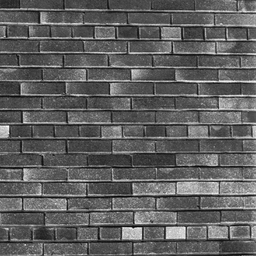
#> input picture images/img.png, 256 x 256 px, shrunk from 640 x 640 before the run; its folder holds only this picture in this run
$ python main.py
#> lines starting #> are read from the running program, lines starting #| are printed output that depends on the picture
from os import listdir

import cv2
import matplotlib.pyplot as plt
import numpy as np


def get_cover_base(img, func, add):
    k, l = img.shape
    u = np.ndarray(img.shape)

    for i in range(k):
        for j in range(l):
            minmax = []

            if i > 0:
                minmax.append(img[i - 1][j])
            if i < img.shape[0] - 1:
                minmax.append(img[i + 1][j])
            if j < img.shape[1] - 1:
                minmax.append(img[i][j + 1])
            if j > 0:
                minmax.append(img[i][j - 1])
            u[i][j] = func(img[i][j] + add, func(minmax))

    return u


def get_u(img):
    return get_cover_base(img, max, 1)


def get_b(img):
    return get_cover_base(img, min, -1)


def get_vol(u, b):
    k, l = u.shape
    vol = 0.0
    for i in range(k):
        for j in range(l):
            vol += u[i][j] - b[i][j]
    return vol


def get_A_s(img, betas):
    u_s = [img]
    b_s = [img]

    u_s.append(get_u(u_s[-1]))
    b_s.append(get_b(b_s[-1]))

    for beta in betas:
        u_s.append(get_u(u_s[-1]))
        b_s.append(get_b(b_s[-1]))

        vol1 = get_vol(u_s[-2], b_s[-2])
        vol2 = get_vol(u_s[-1], b_s[-1])

        A = (vol2 - vol1) / 2

        res = np.log(A) / np.log(beta)

        print(f'beta={beta}: A={res}')

        yield res


def get_filepaths(dirpath):
    files = listdir(dirpath)
    for file in files:
        yield '%s/%s' % (dirpath, file), file


plt.figure(figsize=(10, 10))
plt.xlabel('Beta')
plt.ylabel('log(A) / log(delta)')
plt.grid(True)

l_s = []
labels = []

for path, filename in get_filepaths('../images'):
    image = cv2.imread(path)
#> image is the input picture: shape (256, 256, 3); min 3, max 255, mean 95
    image = cv2.cvtColor(image, cv2.COLOR_BGR2GRAY)
#> image: shape (256, 256)

    betas = [i for i in range(2, 11)]

    A_s = [i for i in get_A_s(image, betas)]
#> A_s = [19.74, 12.2, 9.56, 8.15, 7.26, 6.55, 5.96, 5.57, 5.25]

    line, = plt.plot(betas, A_s)

    l_s.append(line)
    labels.append(filename)

plt.legend(l_s, labels)
plt.savefig('plot.png')
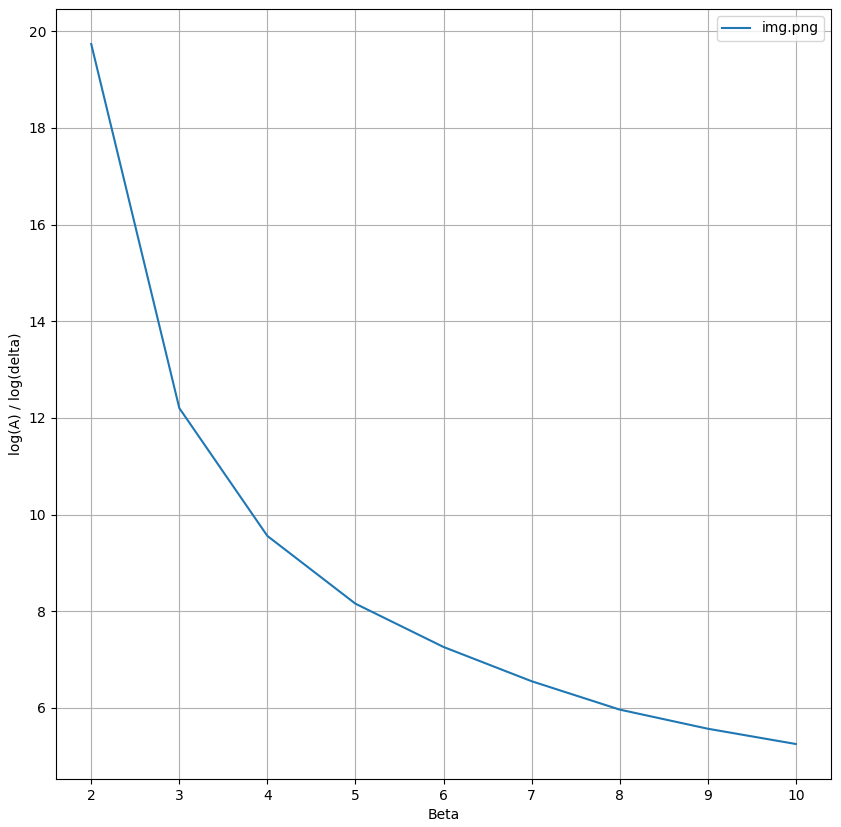
#> figure drawn by matplotlib, 1 panel

$ run again, on images/img_4.png
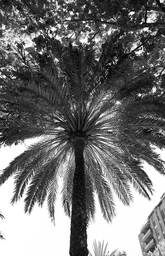
#> input picture images/img_4.png, 165 x 256 px, shrunk from 1318 x 2048 before the run
#> image is the input picture: shape (256, 165, 3); min 0, max 255, mean 114.5
#> image: shape (256, 165)
#> A_s = [19.29, 11.9, 9.28, 7.89, 7.01, 6.38, 5.92, 5.54, 5.24]
#> `plt.savefig('plot.png')`:
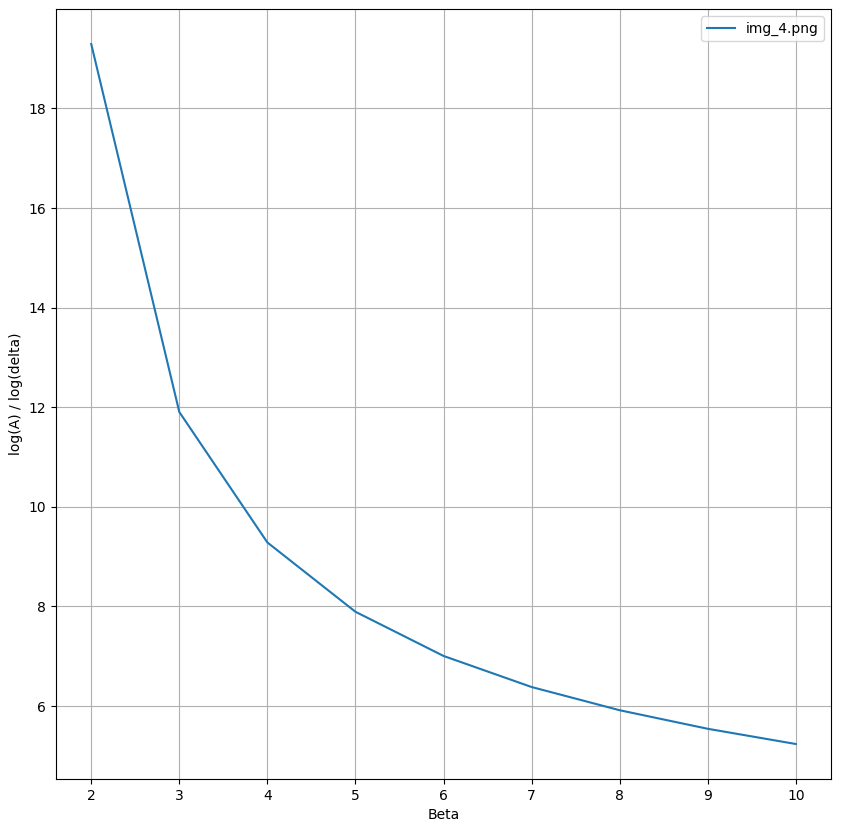
#> figure drawn by matplotlib, 1 panel
